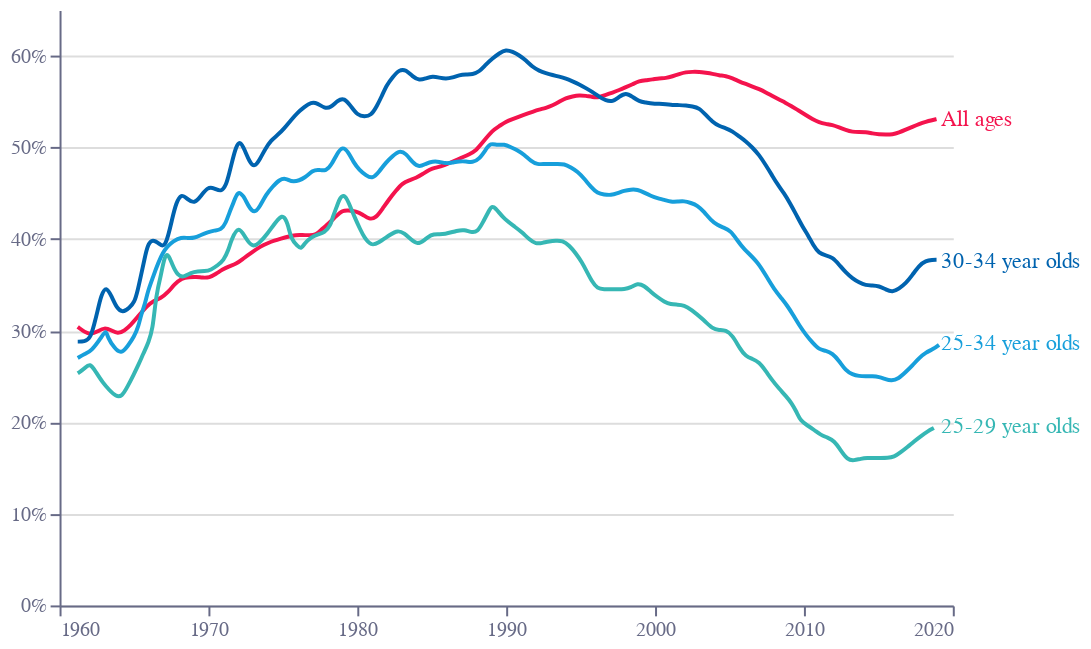

Here is the notebook cell this chart was saved with:
### Code cell
base = alt.Chart(f1).encode(
    x=alt.X(
        "x1:Q",
        axis=alt.Axis(
            grid=False,
            titleAlign="center",
            titleAnchor="middle",
            # title="⬅ historical    forecast ➡",
            title='',
            titleY=-295,
            titleX=216,
            labelColor=colors["eco-gray"],
            titleColor=colors["eco-gray"],
            tickColor=colors["eco-gray"],
            domainColor=colors["eco-gray"],
            tickCount=5,
            orient="bottom",
            labelAngle=0,
            format='.0f'
        ),
        # scale=alt.Scale(domain=[2019.9, 2026],nice=False),
    ),
    y=alt.Y(
        "y1:Q",
        sort=[],
        axis=alt.Axis(
            # grid=False,
            title="",
            titleX=-5,
            titleY=-5,
            titleBaseline="bottom",
            titleAngle=0,
            titleAlign="left",
            labelColor=colors["eco-gray"],
            titleColor=colors["eco-gray"],
            tickColor=colors["eco-gray"],
            domainColor=colors["eco-gray"],
            format='p'
        ),
        # scale=alt.Scale(domain=[-1, 6]),
    )
)
line1 = base.mark_line(color=colors["eco-dot"],interpolate='basis').encode(
)
base=base.encode(x='x2:Q',y='y2:Q')
line2 = base.mark_line(color=colors["eco-mid-blue"],interpolate='basis').encode(
)
base=base.encode(x='x3:Q',y='y3:Q')
line3 = base.mark_line(color=colors["eco-light-blue"],interpolate='basis').encode(
)
base=base.encode(x='x4:Q',y='y4:Q')
line4 = base.mark_line(color=colors["eco-turquiose"],interpolate='basis').encode(
)
label1=alt.Chart(pd.DataFrame([{'x':2019.2,'y':.53,'t':'All ages'}])).mark_text(color=colors['eco-dot'],align='left').encode(x='x:Q',y='y:Q',text='t:N')
label2=alt.Chart(pd.DataFrame([{'x':2019.2,'y':.375,'t':'30-34 year olds'}])).mark_text(color=colors['eco-mid-blue'],align='left').encode(x='x:Q',y='y:Q',text='t:N')
label3=alt.Chart(pd.DataFrame([{'x':2019.2,'y':.285,'t':'25-34 year olds'}])).mark_text(color=colors['eco-light-blue'],align='left').encode(x='x:Q',y='y:Q',text='t:N')
label4=alt.Chart(pd.DataFrame([{'x':2019.2,'y':.195,'t':'25-29 year olds'}])).mark_text(color=colors['eco-turquiose'],align='left').encode(x='x:Q',y='y:Q',text='t:N')
layer1 = (
    ((line1+line2+line3+line4+label1+label2+label3+label4).properties(height=300, width=450))
    .configure_view(stroke=None)
    .properties(title="")
)
# layer1.save("visualisation/" + f + ".json")
# layer1.save("visualisation/" + f + ".png")
# layer1.save("visualisation/" + f + ".svg")
open("README.md", "w").write(readme)
layer1

### Figure 1 — Vega-Lite specification as saved in the notebook (floating-point values rounded to 4 significant figures; data arrays with more than 128 entries replaced by an {"elided": "..."} marker saying what was removed)
{"config": {"view": {"continuousWidth": 400, "continuousHeight": 300, "stroke": null}}, "layer": [{"mark": {"type": "line", "color": "#F4134D", "interpolate": "basis"}, "encoding": {"x": {"axis": {"domainColor": "#676A86", "format": ".0f", "grid": false, "labelAngle": 0, "labelColor": "#676A86", "orient": "bottom", "tickColor": "#676A86", "tickCount": 5, "title": "", "titleAlign": "center", "titleAnchor": "middle", "titleColor": "#676A86", "titleX": 216, "titleY": -295}, "field": "x1", "type": "quantitative"}, "y": {"axis": {"domainColor": "#676A86", "format": "p", "labelColor": "#676A86", "tickColor": "#676A86", "title": "", "titleAlign": "left", "titleAngle": 0, "titleBaseline": "bottom", "titleColor": "#676A86", "titleX": -5, "titleY": -5}, "field": "y1", "sort": [], "type": "quantitative"}}}, {"mark": {"type": "line", "color": "#0063AF", "interpolate": "basis"}, "encoding": {"x": {"field": "x2", "type": "quantitative"}, "y": {"field": "y2", "type": "quantitative"}}}, {"mark": {"type": "line", "color": "#179FDB", "interpolate": "basis"}, "encoding": {"x": {"field": "x3", "type": "quantitative"}, "y": {"field": "y3", "type": "quantitative"}}}, {"mark": {"type": "line", "color": "#36B7B4", "interpolate": "basis"}, "encoding": {"x": {"field": "x4", "type": "quantitative"}, "y": {"field": "y4", "type": "quantitative"}}}, {"data": {"name": "data-90e03e2be6ca884cf7eba1250ba93eba"}, "mark": {"type": "text", "align": "left", "color": "#F4134D"}, "encoding": {"text": {"field": "t", "type": "nominal"}, "x": {"field": "x", "type": "quantitative"}, "y": {"field": "y", "type": "quantitative"}}}, {"data": {"name": "data-3726f989e492431f39e63b955785fbb6"}, "mark": {"type": "text", "align": "left", "color": "#0063AF"}, "encoding": {"text": {"field": "t", "type": "nominal"}, "x": {"field": "x", "type": "quantitative"}, "y": {"field": "y", "type": "quantitative"}}}, {"data": {"name": "data-cedc0a0e1177d9f9f166c980f3d4877c"}, "mark": {"type": "text", "align": "left", "color": "#179FDB"}, "encoding": {"text": {"field": "t", "type": "nominal"}, "x": {"field": "x", "type": "quantitative"}, "y": {"field": "y", "type": "quantitative"}}}, {"data": {"name": "data-7913d8f245114fb2833e07b7d80e1d03"}, "mark": {"type": "text", "align": "left", "color": "#36B7B4"}, "encoding": {"text": {"field": "t", "type": "nominal"}, "x": {"field": "x", "type": "quantitative"}, "y": {"field": "y", "type": "quantitative"}}}], "data": {"name": "data-f754f8bd02d8e89ff41da8abf45724d1"}, "height": 300, "title": "", "width": 450, "$schema": "https://vega.github.io/schema/vega-lite/v4.17.0.json", "datasets": {"data-f754f8bd02d8e89ff41da8abf45724d1": {"elided": "141 records"}, "data-90e03e2be6ca884cf7eba1250ba93eba": [{"x": 2019.0, "y": 0.53, "t": "All ages"}], "data-3726f989e492431f39e63b955785fbb6": [{"x": 2019.0, "y": 0.375, "t": "30-34 year olds"}], "data-cedc0a0e1177d9f9f166c980f3d4877c": [{"x": 2019.0, "y": 0.285, "t": "25-34 year olds"}], "data-7913d8f245114fb2833e07b7d80e1d03": [{"x": 2019.0, "y": 0.195, "t": "25-29 year olds"}]}}
